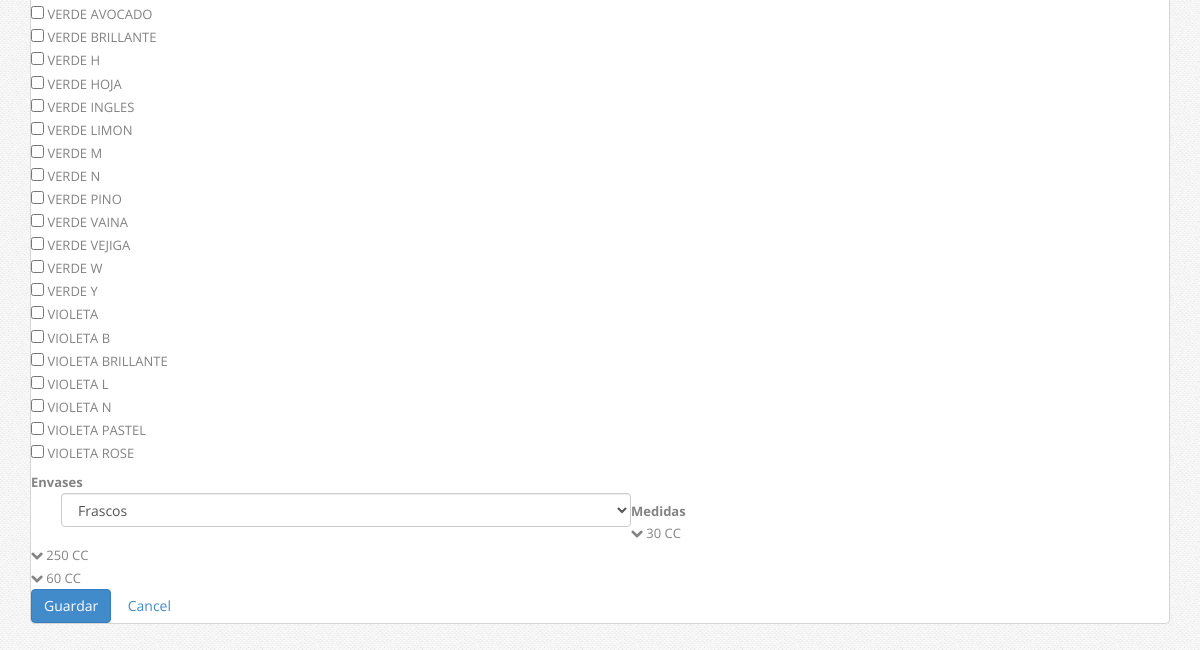
The app's page /admin/producto-ver.php?producto=15 (signed in, lower part), older data.
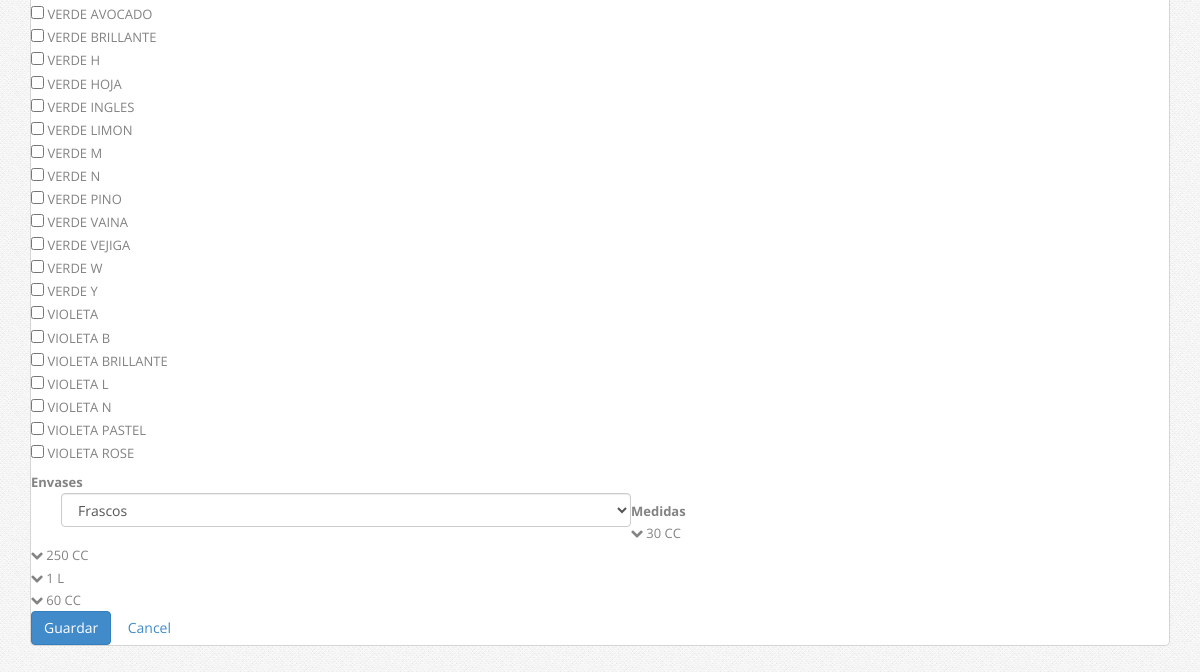
The same page, newer data.
### tables this page shows
CREATE TABLE IF NOT EXISTS `colores` (
  `id` int(11) NOT NULL AUTO_INCREMENT,
  `nombre` varchar(150) NOT NULL,
  `codigo` varchar(10) NOT NULL,
  PRIMARY KEY (`id`)
);

CREATE TABLE IF NOT EXISTS `envase_medidas` (
  `id` int(11) NOT NULL AUTO_INCREMENT,
  `id_envase` int(11) NOT NULL,
  `id_medida` int(11) NOT NULL,
  PRIMARY KEY (`id`)
);

CREATE TABLE IF NOT EXISTS `medidas` (
  `id` int(11) NOT NULL AUTO_INCREMENT,
  `cantidad` varchar(100) NOT NULL,
  PRIMARY KEY (`id`)
);

### admin/producto-ver.php (the view, shortened to what the changed rows need)
<?php
    $product = new Producto();
    $myProduct = $product->getProducto($_GET['producto']);
    $colores = $product->getColores();
    $envases = $product->getEnvases();
    $medidas = $product->getMedidas();
    $unidades = $product->getUnidades();
    $values = $product->renderOptionsProductByEnvase($myProduct["envase"], $_GET['producto']);
?>
<!DOCTYPE html>
<html lang="es">
<head>
    <?php include("includes/style.php"); ?>
</head>
<body>
<div class="main">
    <div class="container">
        <div class="widget widget-table action-table">
            <div class="widget-content" style="padding-top: 15px;">
                <form id="edit-profile" class="form-horizontal" method="POST" enctype="multipart/form-data">
                    <div  id="listado-colores" class="control-group <?php if($myProduct['tipo'] == 'gusto'){ echo 'ocultar';} ?>">
                        <div class="controls">
                            <?php
                            foreach($colores as $color){
                                $ckd = '';
                                echo '<input ' . $ckd . ' type="checkbox" name="color[]" value="'.$color["id"].'"> ' . ucfirst($color["nombre"]) . ' <br>';
                            }
                            ?>
                        </div>
                    </div>
                    <div class="control-group">
                        <div class="controls">
                            <div id="div-envase-producto">
                                <?php echo $values; ?>
                            </div>
                        </div>
                    </div>
                </form>
            </div>
        </div>
    </div>
</div>
</body>
</html>

### admin/class/Product.class.php (shortened to what the changed rows need)
<?php
class Producto{
    public function getProducto($id){
        $mysqli = DataBase::connex();
        $query = '
			SELECT
                *
            FROM
                productos
            WHERE
              id = '.$id.'
		';
        $result = $mysqli->query($query);
        if($result->num_rows == 1){
            return $result->fetch_assoc();
        }else{
            header("Location: producto-lista.php");
        }
    }
    public function getValues($id_producto){
        $mysqli = DataBase::connex();
        $query = '
            SELECT
                *
            FROM
                `values`
            WHERE
                id_producto = '. $id_producto .'
        ';
        $result = $mysqli->query($query);
        if($result->num_rows == 1){
            return $result->fetch_assoc();
        }else{
            return array();
        }
    }
    public function getColores(){
        $mysqli = DataBase::connex();
        $query = '
			SELECT
                *
            FROM
                colores
            ORDER BY
              nombre
            ASC
		';
        $result = $mysqli->query($query);
        if($result->num_rows > 0){
            while ($row = $result->fetch_assoc()){
                $colores[] = $row;
            }
            return $colores;
        }else{
            return false;
        }
    }
    public function getMedidas(){
        $mysqli = DataBase::connex();
        $query = '
			SELECT
                *
            FROM
                medidas
		';
        $result = $mysqli->query($query);
        if($result->num_rows > 0){
            while ($row = $result->fetch_assoc()){
                $medidas[] = $row;
            }
            return $medidas;
        }else{
            return false;
        }
    }
    public function getMedidasByEnvase($envase){
        $mysqli = DataBase::connex();
        $query = '
			SELECT
			  *
			FROM
				envase_medidas
			INNER JOIN
			    medidas
			ON
			    envase_medidas.id_medida = medidas.id
			WHERE
				envase_medidas.id_envase = ' . $mysqli->real_escape_string($envase) . '
		';
        $result = $mysqli->query($query);
        if(!empty($result) && $result->num_rows > 0){
            while ($row = $result->fetch_assoc()){
                $medidas[] = $row;
            }
            foreach ($medidas as $key => $medida) {
                $medidas[$key]['unidades'] = $this->getUnidadesByMedida($medida['id_medida']);
            }
            return $medidas;
        }else{
            return false;
        }
    }
    public function getUnidades(){
        $mysqli = DataBase::connex();
        $query = '
			SELECT
                *
            FROM
                unidades
            ORDER BY
			    cantidad
			ASC
		';
        $result = $mysqli->query($query);
        if($result->num_rows > 0){
            while ($row = $result->fetch_assoc()){
                $unidades[] = $row;
            }
            return $unidades;
        }else{
            return false;
        }
    }
    public function getUnidadesByMedida($medida){
        $mysqli = DataBase::connex();
        $query = '
			SELECT
			  *
			FROM
				medida_unidades
			INNER JOIN
			    unidades
			ON
			    medida_unidades.id_unidad = unidades.id
			WHERE
				medida_unidades.id_medida = ' . $mysqli->real_escape_string($medida) . '
		';
        $result = $mysqli->query($query);
        if($result->num_rows > 0){
            while ($row = $result->fetch_assoc()){
                $unidades[] = $row;
            }
            return $unidades;
        }else{
            return false;
        }
    }
    public function getEnvases(){
        $mysqli = DataBase::connex();
        $query = '
			SELECT
                *
            FROM
                envases
		';
        $result = $mysqli->query($query);
        if($result->num_rows > 0){
            while ($row = $result->fetch_assoc()){
                $unidades[] = $row;
            }
            return $unidades;
        }else{
            return false;
        }
    }
    public function renderOptionsProductByEnvase($envase, $id_producto){
        $medidas = $this->getMedidasByEnvase($envase);
        $selecteds = $this->getValues($id_producto);
        if(isset($selecteds["values"])){
            $values = json_decode($selecteds["values"],true);
        }else{
            $values = array();
        }
        $html = '<div>';
        if(!empty($medidas)){
            foreach ($medidas as $medida){
                $html .= '<div id="'.$medida["id"].'" class="btn-medidas"> <span class="icon-chevron-down"> </span>' . ucfirst($medida["cantidad"]) . ' </div>';
                $html .= '<div class="contenedor-unidades" id="medida-'.$medida["id"].'">';
                if(!empty($medida['unidades'])){
                    foreach ($medida['unidades'] as $unidad){
                        $chk = '';
                        if(isset($values[$medida["id"]])){
                            foreach($values[$medida["id"]] as $value){
                                if($unidad["id"] === $value){
                                    $chk = 'checked';
                                }
                            }
                        }
                        $html .= '<input '. $chk .' type="checkbox" name="opciones['.$medida["id"].'][]" value="'.$unidad["id"].'"> ' . ucfirst($unidad["cantidad"]) . ' ';
                    }
                }
                $html .= '</div>';
            }
        }else{
            $html .= '<br /><br />';
        }
        $html .= '</div>';
        return $html;
    }
}

Row changes from the older to the newer data that the page shows:
added envase_medidas: id_medida.cantidad "1 L"
